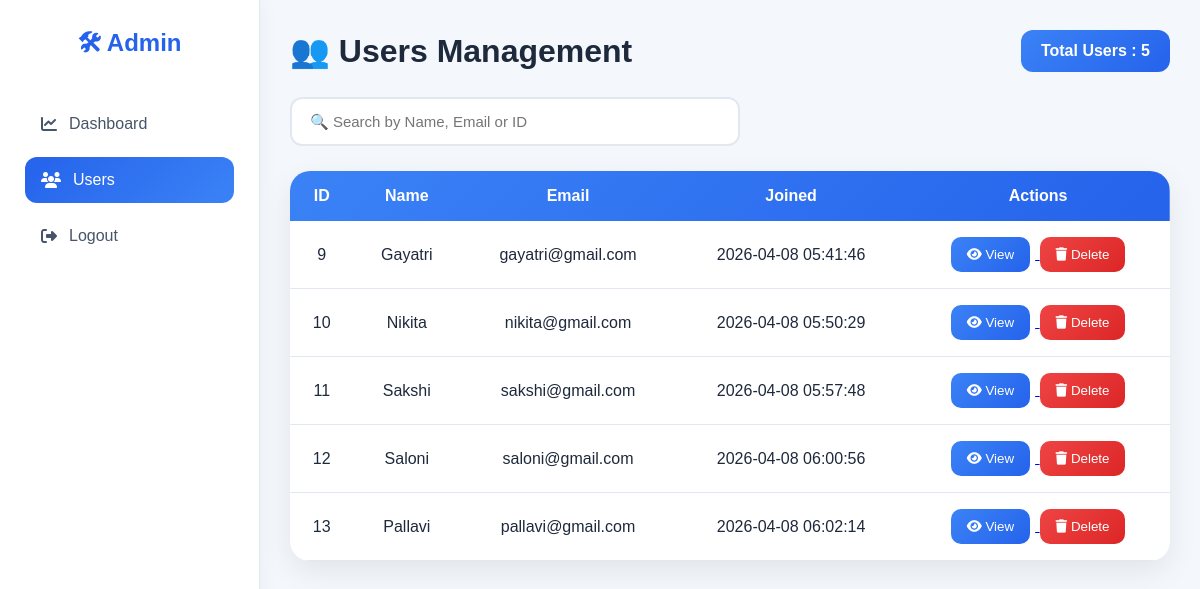
The app's page /admin/users (signed in) with its own data.
### tables this page shows
CREATE TABLE users (
                id INTEGER PRIMARY KEY AUTOINCREMENT,
                name TEXT NOT NULL,
                email TEXT UNIQUE NOT NULL,
                password TEXT NOT NULL,
                created_at TIMESTAMP DEFAULT CURRENT_TIMESTAMP
            , profile_pic TEXT, reset_token TEXT);

### app.py (the view)
@app.route('/admin/users')
def admin_users():
    if 'admin_username' not in session:
        return redirect('/admin')
    db = get_db()
    cursor = db.cursor()
    cursor.execute("SELECT * FROM users")
    users = cursor.fetchall()
    return render_template("admin/users.html", users=users)

### app.py (called while the page is built)
@app.after_request
def prevent_cache_for_authenticated_pages(response):
    is_user_authenticated = 'user_id' in session
    is_admin_authenticated = 'admin_username' in session
    if is_user_authenticated or is_admin_authenticated:
        response.headers['Cache-Control'] = 'no-cache, no-store, must-revalidate, max-age=0, private'
        response.headers['Pragma'] = 'no-cache'
        response.headers['Expires'] = '0'
    return response

### backend/db.py (called while the page is built)
def get_db():
    conn = sqlite3.connect(DB_PATH)
    conn.row_factory = sqlite3.Row
    return conn

### templates/admin/users.html (shortened to what this page needs)
<!DOCTYPE html>
<html lang="en">
<head>
<link rel="stylesheet"
href="https://cdnjs.cloudflare.com/ajax/libs/font-awesome/6.5.0/css/all.min.css">
</head>
<body>
<div class="sidebar">
    <h2>🛠 Admin</h2>
    <a href="{{ url_for('admin_dashboard') }}">
        <i class="fa-solid fa-chart-line"></i> Dashboard
    </a>
    <a href="{{ url_for('admin_users') }}" class="active">
        <i class="fa-solid fa-users"></i> Users
    </a>
    <a href="{{ url_for('admin_logout') }}">
        <i class="fa-solid fa-right-from-bracket"></i> Logout
    </a>
</div>
<div class="main">
    <div class="users-header">
        <h1>👥 Users Management</h1>
        <div class="user-count">
            Total Users : {{ users|length }}
        </div>
    </div>
    <div class="search-box">
        <input type="text"
               id="searchInput"
               placeholder="🔍 Search by Name, Email or ID">
    </div>
    <div class="table-container">
        <table id="userTable">
            <thead>
                <tr>
                    <th>ID</th>
                    <th>Name</th>
                    <th>Email</th>
                    <th>Joined</th>
                    <th>Actions</th>
                </tr>
            </thead>
            <tbody>
                {% for u in users %}
                <tr>
                    <td>{{ u.id }}</td>
                    <td>{{ u.name }}</td>
                    <td>{{ u.email }}</td>
                    <td>{{ u.created_at }}</td>
                    <td>
                        <a href="{{ url_for('view_user', user_id=u.id) }}">
                            <button class="btn-view">
                                <i class="fa fa-eye"></i> View
                            </button>
                        </a>
                        <button class="btn-delete"
                        onclick="deleteUser({{ u.id }}, '{{ u.name }}')">
                            <i class="fa fa-trash"></i> Delete
                        </button>
                    </td>
                </tr>
                {% endfor %}
            </tbody>
        </table>
    </div>
</div>
</body>
</html>

### templates/admin/users.html (style rules this page uses)
* { margin:0; padding:0; box-sizing:border-box; font-family:'Poppins',sans-serif; }
body { background:#f4f7fc; color:#1e293b; }
.sidebar { position:fixed; left:0; top:0; width:260px; height:100vh; background:#fff; padding:25px; border-right:1px solid #e2e8f0; box-shadow:0 0 20px rgba(0,0,0,.05); }
.sidebar h2 { text-align:center; color:#2563eb; margin-bottom:35px; }
.sidebar a { display:flex; align-items:center; gap:12px; text-decoration:none; color:#475569; padding:14px 16px; margin-bottom:10px; border-radius:12px; transition:.3s; }
.sidebar a.active { background:linear-gradient(135deg,#2563eb,#3b82f6); color:white; }
.main { margin-left:260px; padding:30px; }
.users-header { display:flex; justify-content:space-between; align-items:center; margin-bottom:25px; }
.users-header h1 { font-size:32px; color:#1e293b; }
.user-count { background:linear-gradient(135deg,#3b82f6,#2563eb); color:white; padding:12px 20px; border-radius:12px; font-weight:600; }
.search-box { margin-bottom:25px; }
.search-box input { width:100%; max-width:450px; padding:14px 18px; border:2px solid #e2e8f0; border-radius:12px; font-size:15px; }
.table-container { background:white; border-radius:20px; overflow:hidden; box-shadow:0 10px 30px rgba(0,0,0,.08); }
table { width:100%; border-collapse:collapse; }
thead { background:linear-gradient(135deg,#3b82f6,#2563eb); }
thead th { color:white; padding:16px; text-align:center; }
tbody td { padding:16px; text-align:center; border-bottom:1px solid #e2e8f0; }
.btn-view { background:linear-gradient(135deg,#3b82f6,#2563eb); color:white; border:none; padding:10px 16px; border-radius:10px; cursor:pointer; margin-right:5px; }
.btn-delete { background:linear-gradient(135deg,#ef4444,#dc2626); color:white; border:none; padding:10px 16px; border-radius:10px; cursor:pointer; }

### records on screen
users: id "9", name "Gayatri", email "gayatri@gmail.com", created_at "2026-04-08 05:41:46"
users: id "10", name "Nikita", email "nikita@gmail.com", created_at "2026-04-08 05:50:29"
users: id "11", name "Sakshi", email "sakshi@gmail.com", created_at "2026-04-08 05:57:48"
users: id "12", name "Saloni", email "saloni@gmail.com", created_at "2026-04-08 06:00:56"
users: id "13", name "Pallavi", email "pallavi@gmail.com", created_at "2026-04-08 06:02:14"

### other values on screen
{{ users|length }} "5"
